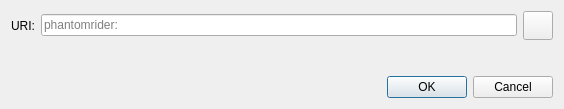
<?xml version="1.0" encoding="UTF-8"?>
<ui version="4.0">
 <class>OpenURIDialog</class>
 <widget class="QDialog" name="OpenURIDialog">
  <property name="geometry">
   <rect>
    <x>0</x>
    <y>0</y>
    <width>564</width>
    <height>109</height>
   </rect>
  </property>
  <property name="windowTitle">
   <string>Open URI</string>
  </property>
  <layout class="QVBoxLayout" name="verticalLayout">
   <item>
    <layout class="QHBoxLayout" name="horizontalLayout">
     <item>
      <widget class="QLabel" name="label">
       <property name="text">
        <string>URI:</string>
       </property>
      </widget>
     </item>
     <item>
      <widget class="QValidatedLineEdit" name="uriEdit">
       <property name="placeholderText">
        <string notr="true">phantomrider:</string>
       </property>
      </widget>
     </item>
     <item>
      <widget class="QToolButton" name="pasteButton">
       <property name="toolTip">
        <string extracomment="Tooltip text for button that allows you to paste an address that is in your clipboard.">Paste address from clipboard</string>
       </property>
       <property name="text">
        <string/>
       </property>
       <property name="iconSize">
        <size>
         <width>22</width>
         <height>22</height>
        </size>
       </property>
      </widget>
     </item>
    </layout>
   </item>
   <item>
    <spacer name="verticalSpacer">
     <property name="orientation">
      <enum>Qt::Vertical</enum>
     </property>
     <property name="sizeHint" stdset="0">
      <size>
       <width>20</width>
       <height>40</height>
      </size>
     </property>
    </spacer>
   </item>
   <item>
    <widget class="QDialogButtonBox" name="buttonBox">
     <property name="orientation">
      <enum>Qt::Horizontal</enum>
     </property>
     <property name="standardButtons">
      <set>QDialogButtonBox::Cancel|QDialogButtonBox::Ok</set>
     </property>
    </widget>
   </item>
  </layout>
 </widget>
 <customwidgets>
  <customwidget>
   <class>QValidatedLineEdit</class>
   <extends>QLineEdit</extends>
   <header>qt/qvalidatedlineedit.h</header>
  </customwidget>
 </customwidgets>
 <resources>
  <include location="../dash.qrc"/>
 </resources>
 <connections>
  <connection>
   <sender>buttonBox</sender>
   <signal>accepted()</signal>
   <receiver>OpenURIDialog</receiver>
   <slot>accept()</slot>
   <hints>
    <hint type="sourcelabel">
     <x>248</x>
     <y>254</y>
    </hint>
    <hint type="destinationlabel">
     <x>157</x>
     <y>274</y>
    </hint>
   </hints>
  </connection>
  <connection>
   <sender>buttonBox</sender>
   <signal>rejected()</signal>
   <receiver>OpenURIDialog</receiver>
   <slot>reject()</slot>
   <hints>
    <hint type="sourcelabel">
     <x>316</x>
     <y>260</y>
    </hint>
    <hint type="destinationlabel">
     <x>286</x>
     <y>274</y>
    </hint>
   </hints>
  </connection>
 </connections>
</ui>
